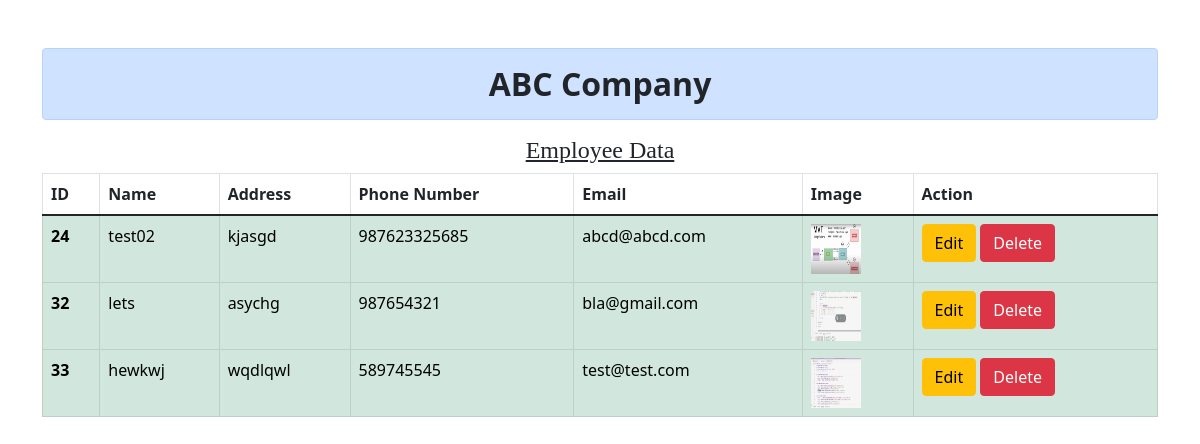
/empdb, run on the app's committed database.
### emp_app/models.py (models this page shows, shortened)
class Employee_reg(models.Model):
    name = models.CharField(max_length=50)
    address = models.TextField()
    contact_number = models.IntegerField()
    email = models.EmailField(max_length=50)
    pic = models.ImageField(upload_to='media/', null=True, verbose_name="pic")

### emp_app/views.py (the view)
# urls.py: path('empdb', views.empdb, name='empdb'),
def empdb(request):
    empview = Employee_reg.objects.all()
    return render(request, 'view_emp_data.html', {'empview': empview})

### emp_app/templates/view_emp_data.html (shortened to what this page needs)
{% extends 'base.html' %}
{% block content %}
<h4 class="text-decoration-underline text-center" style="font-family: fantasy,serif">Employee Data</h4>
    {% if empview %}
        <table class="table table-bordered">
  <thead>
    <tr>
      <th scope="col" >ID</th>
      <th scope="col">Name</th>
      <th scope="col">Address</th>
       <th scope="col">Phone Number</th>
      <th scope="col">Email</th>
        <th scope="col">Image</th>
        <th scope="col">Action</th>
    </tr>
  </thead>
  <tbody>
  {%for empview in empview%}
    <tr class="table-success">
      <th scope="row">{{ empview.id }}</th>
      <td>{{empview.name }}</td>
       <td>{{ empview.address }}</td>
        <td>{{ empview.contact_number }}</td>
       <td>{{ empview.email }}</td>
        <td ><img src="{{ empview.pic.url }}" style="width: 50px ; height: 50px" alt=""></td>
        <td>
            <a href="{% url 'empupdate' empview.id %}" class="btn btn-warning">Edit</a>
            <form action="{% url 'empdelete' empview.id %}" method="post" class="d-inline">
                <input type="submit" class="btn btn-danger" value="Delete">
            </form>
        </td>
    </tr>
  {% endfor %}
  </tbody>
</table>
        {% else %}
        <h4 class="alert alert-warning"> No Data </h4>
    {% endif %}
{% endblock %}

### emp_app/templates/base.html (shortened to what this page needs)
{% load static %}
<!DOCTYPE html>
<html lang="en">
<head>
    <link rel="stylesheet" href="{% static 'emp_app/css/bootstrap.css' %}">
</head>
<body>
<div class="container mt-5 ">
        <h2 class="text-center alert alert-primary text-dark fw-bold" >ABC Company</h2>
    {% block content %}
    {% endblock %}
</div>
</body>
</html>

### data on the page
Employee_reg: id "24", name "test02", address "kjasgd", contact_number "987623325685", email "abcd@abcd.com", pic (picture)
Employee_reg: id "32", name "lets", address "asychg", contact_number "987654321", email "bla@gmail.com", pic (picture)
Employee_reg: id "33", name "hewkwj", address "wqdlqwl", contact_number "589745545", email "test@test.com", pic (picture)
